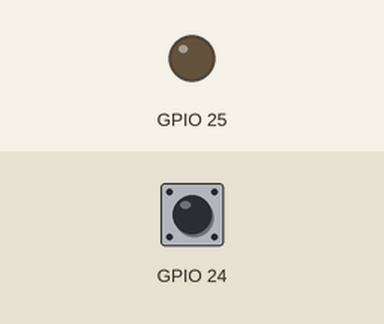
Bench run of a program on a simulated Raspberry Pi (BCM pin numbers). On the bench: output pins drawn as LEDs (lit = HIGH). Inputs (shaded band) come from the test bench; at power-on: GPIO 24 LOW. Sound played through the audio output is not drawn and takes no time; the clock reads 2024-03-15 10:24:30 at power-on unless the program sets it.

Above: at 1.2 s.
1.3 s: GPIO 24 pulled HIGH for 0.15 s
At 2.5 s:
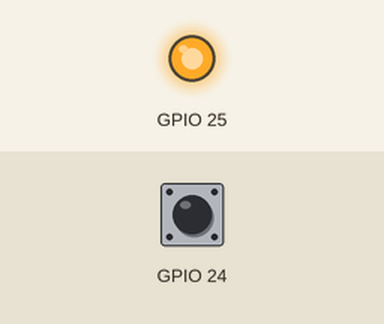
2.9 s: GPIO 24 pulled HIGH for 1 s
At 4.0 s:
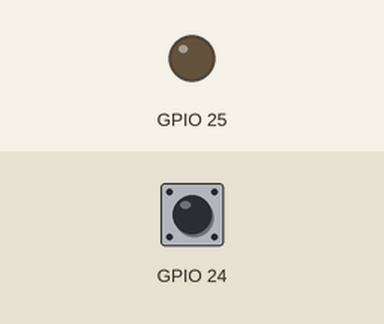
5.4 s: GPIO 24 pulled HIGH for 3.2 s
At 5.9 s:
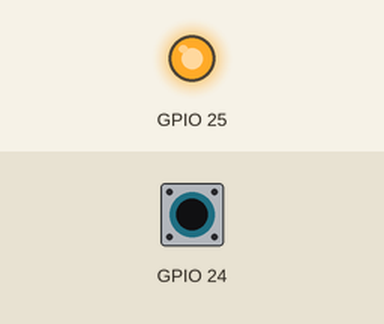
Timing chart, 0 to 8.4 s (numbered marks = the images above; inputs shaded):
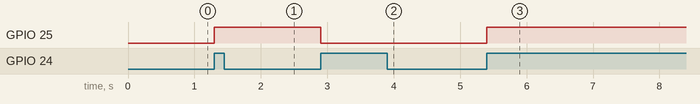

The program:

mp3sample.py
```python
import logging
import RPi.GPIO as GPIO
from time import sleep
import subprocess

logger = logging.getLogger()
logger.setLevel(logging.INFO)

def my_callback(channel):
    global isPlaying
    global process
    if channel == 24:
        if isPlaying:
            isPlaying = reverse_isPlaying(isPlaying)
            GPIO.output(25, GPIO.LOW)
            args = ['kill', str(process.pid)]
            subprocess.Popen(args)

        else:
            isPlaying = reverse_isPlaying(isPlaying)
            GPIO.output(25, GPIO.HIGH)
            args = ['mpg321', 'famima.mp3']
            process = subprocess.Popen(args)

def reverse_isPlaying(isPlaying):
    return not isPlaying

GPIO.setmode(GPIO.BCM)
GPIO.setup(25, GPIO.OUT, initial=GPIO.LOW)
GPIO.setup(24, GPIO.IN, pull_up_down=GPIO.PUD_DOWN)
GPIO.add_event_detect(24, GPIO.RISING, callback=my_callback, bouncetime=200)

isPlaying = False
process = None

def main():
    try:
        while True:
            sleep(0.01)
    except KeyboardInterrupt:
        logging.info('process aborted by user')
    finally:
        GPIO.cleanup()

if __name__ == '__main__':
    main()
```

Measured:
- after the input at 1.3 s, GPIO 25: LOW → HIGH at once
- after the input at 2.9 s, GPIO 25: HIGH → LOW at once
- after the input at 5.4 s, GPIO 25: LOW → HIGH at once
